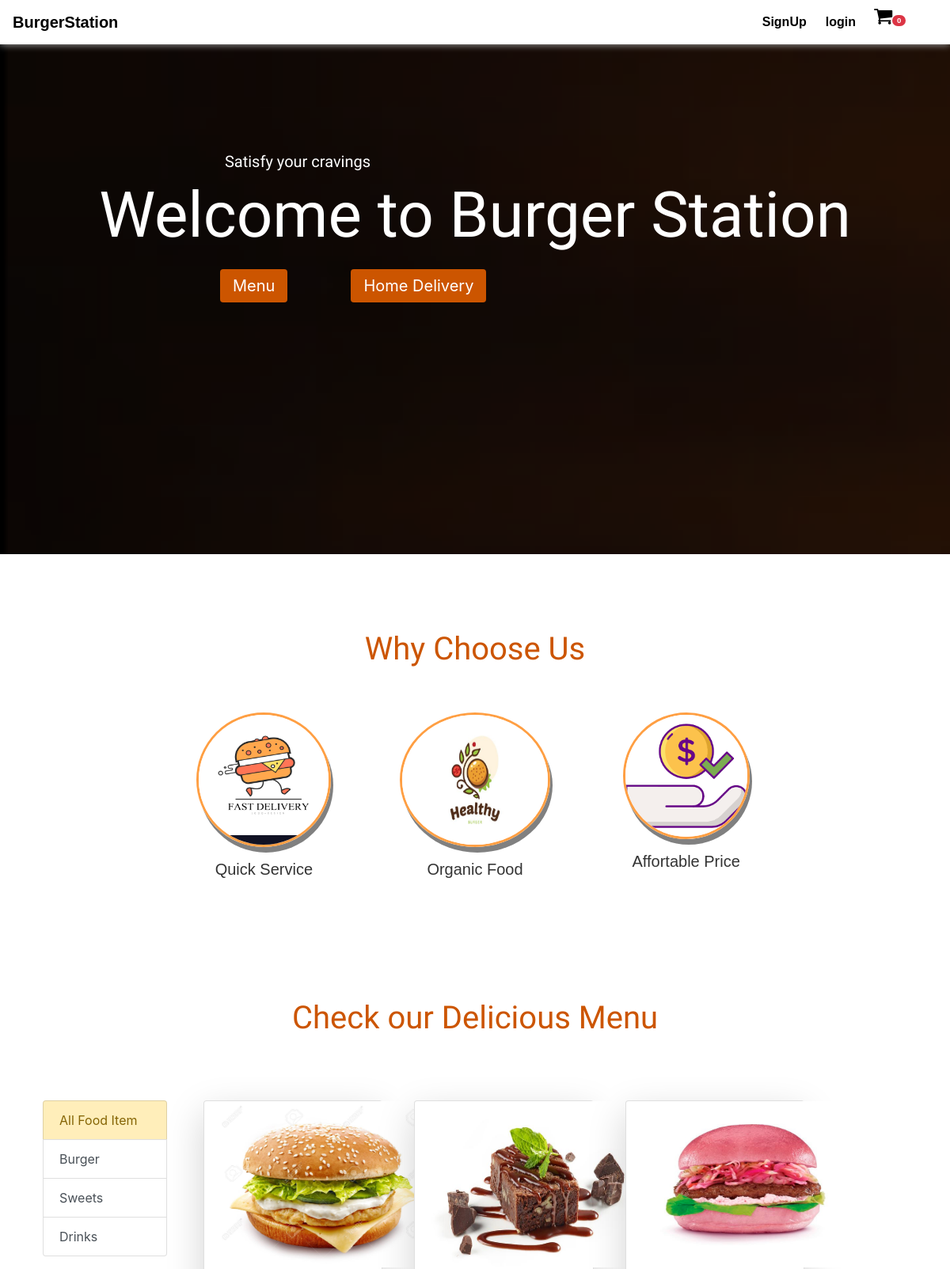
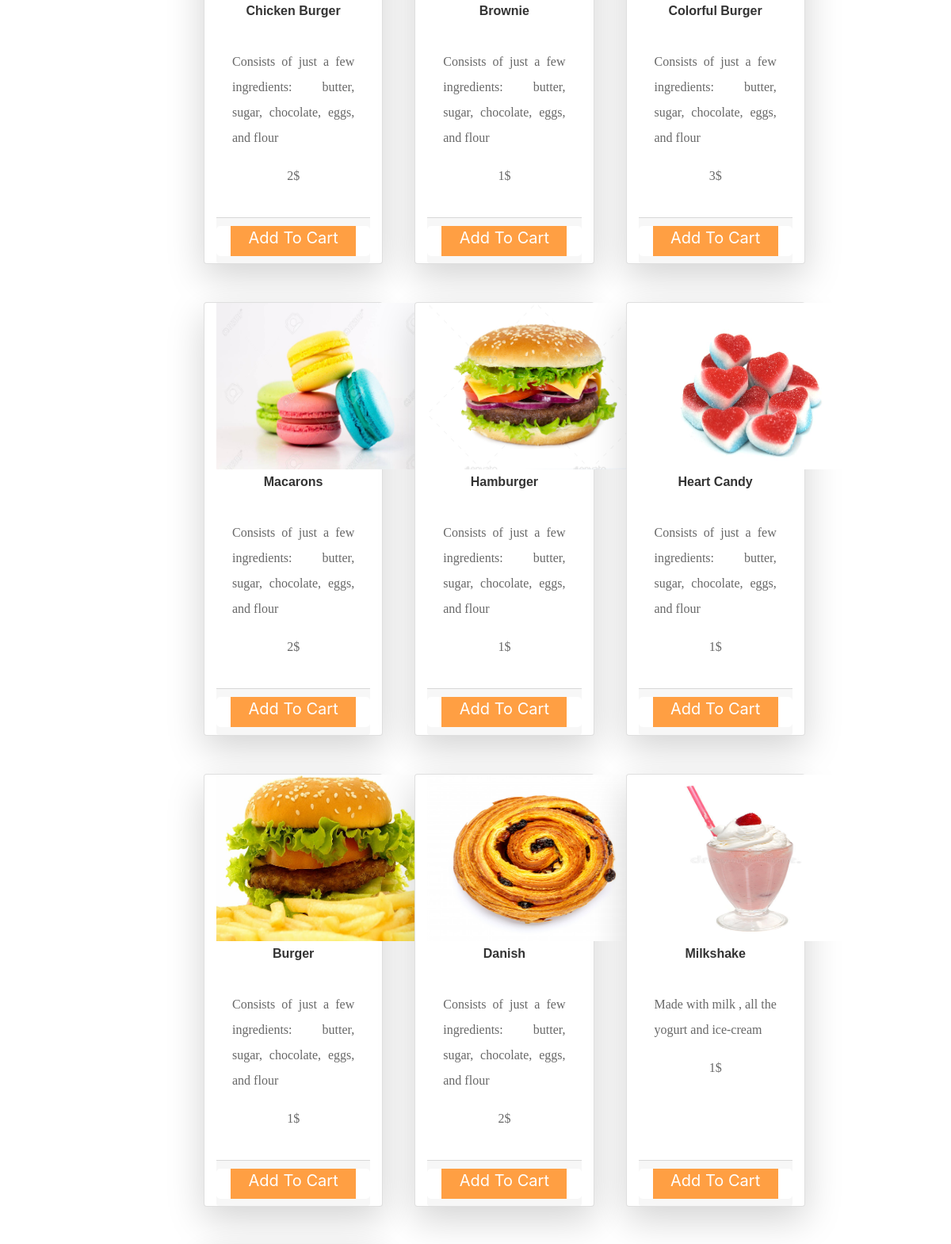
The page / (upper part) on the database its author committed (2 pictures, top to bottom).
### api/models.py (models this page shows, shortened)
class Category(models.Model):
    name=models.CharField(max_length=100,db_index=True)
    @staticmethod
    def get_all_categories():
        return Category.objects.all()

class Food(models.Model):
    category=models.ForeignKey(Category,related_name='food',on_delete=models.CASCADE,default=1)
    img=models.ImageField(upload_to="img")
    name=models.CharField( max_length=100)
    desc=models.TextField()
    price=models.PositiveIntegerField(default=0)
    available=models.DateTimeField(auto_now_add=True)
    @staticmethod
    def get_all_food():
        return Food.objects.all()

### api/views.py (the view, shortened to what this page needs)
# urls.py: path("",Index.as_view(),name='index'),
class Index(View):
    def get(self,request):
        foods=None
        categories=Category.get_all_categories()
        categoryID=request.GET.get('category')
        if categoryID:
            foods=Food.get_all_food_by_category(categoryID)
        else:
            foods=Food.get_all_food();
        data={}
        data['foods']=foods
        data['categories']=categories
        return render(request,"index.html",data)

### templates/index.html (shortened to what this page needs)
{% load static %}
{% load cart %}
<!doctype html>
<html lang="en">
 <head>
    <meta name="viewport" content="width=device-width, initial-scale=1"><link rel="stylesheet" href="https://stackpath.bootstrapcdn.com/bootstrap/4.3.1/css/bootstrap.min.css">
   <link rel="stylesheet" href="{% static "css/styless.css" %}">
   <link rel="stylesheet" href="https://cdnjs.cloudflare.com/ajax/libs/font-awesome/4.7.0/css/font-awesome.min.css">
  </head>
  <body>
    <div id="navbar">
      <nav class="navbar navbar-expand-lg sticky-top bg-white">
        <a class="navbar-brand" href="#">BurgerStation</a>
          <div class="collapse navbar-collapse" id="navbarSupportedContent">
            <ul class="navbar-nav ml-auto">
              {% if user.is_authenticated %}
                <li class="nav-item mr-2" >
                 <a class="nav-link" style=" color: black"  href="/order">Order</a>
                </li>
                <li class="nav-item">
                <a class="nav-link" href="/logout">Logout</a>
                </li>
              {% else %}
                <li class="nav-item mr-2">
                  <a class="nav-link" href="/signup">SignUp</a>
                </li>
                <li class="nav-item ">
                  <a class="nav-link" href="/login">login</a>
                </li>
              {% endif %}
                <a href="/cart">
                  <span class="fa fa-shopping-cart" style="font-size:25px;margin-left:15px"></span><small><span class="badge badge-pill badge-danger" style="margin-right:40px">{{request.session.cart.keys|length}}</small></span>
              </a>
            </ul>
         </div>
      </nav>
   </div>
    {% block body %}
      <div id="Home" style="height: 700px ">
        <br/><br/><br/><br/><br/><br/>
          <div class="container text-center ">
            <h5 style="color:white;margin-top:3rem;margin-right:28rem;font-family:Rancho">Satisfy your cravings </h5>
              <h1 class="text-center" style='font-size:80px;font-family:Rancho'>Welcome to Burger Station</h1>
               <div class="row  " style="">
                  <a class="btn btn-primary  pl-3 pr-3" href="#menu" role="button" style="margin-left:15.5rem;font-size:20px">Menu</a>
                  <a class="btn btn-primary  pl-3 pr-3" href="#contact" role="button"  style="margin-left:5rem;font-size:20px">Home Delivery</a>
               </div>
           </div>
      </div>
      <div id="whyus" class="container col-lg-8 col-8    mt-4 ">
        <br> <br> <br>
        <h1 class="text-center" style='color:#cc5500;font-family:Rancho;' >Why Choose Us</h1>
        <br>
        <div class="row mt-4" >
          <div class="col-lg-4 images" >
            <img src= "{% static 'image/fast.jpg' %}" class="rounded-circle mx-auto d-block text-center " alt="Quick Service" width="170px"height="170px" style='border:3px solid #FF9F43;box-shadow: 3px 7px grey;'></img>
              <p class="text-center" >Quick Service</p>
          </div>
          <div class="col-lg-4 images">
            <img src= "{% static 'image/healthy.jpg' %}" class="rounded-circle mx-auto d-block" alt="Healthy food" width="190px"height="170px" style='border:3px solid #FF9F43;box-shadow: 3px 7px grey;'>
              <p class="text-center">Organic Food</p>
          </div>
          <div class="col-lg-4 images">
            <img src= "{% static 'image/affort.png' %}" class="rounded-circle mx-auto d-block" alt="Affortable prize" width="160px"height="160px" style='border:3px solid #FF9F43; box-shadow: 3px 7px grey;'>
              <p class="text-center">Affortable Price</p>
          </div>
        </div><br> <br> <br> <br> <br> <br>
     </div>
     <div id="menu"  >
      <h1 class="text-center"style='color:#cc5500;font-family:Rancho'>Check our Delicious Menu</h1>
        <br> <br> <br>
          <div class="container-fluid">
	          <div class="row ml-4 mr-4">
              <br> <br>
                <div class="col-lg-2 mb-5 ">
                  <div class="list-group">
                    <a href="/#menu" class="list-group-item list-group-item-warning" >All Food Item</a>
                      {% for category in categories %}
                        <a href="/?category={{category.id}}#menu"class="list-group-item list-group-item-action">{{category.name}}</a>
                      {% endfor %}
                  </div>
                </div>
                <div id='foods' class="col-lg-10 ">
	                <div class="row mx-auto ">
                    {% for food in foods %}
                      <div class="card shadow-lg col-md-3 ml-3 mr-4 mb-5"  id={{food.id}} ">
                        <img src="{{food.img.url}}" class="d-block " height='210px' width='270px'>
                          <p class="card-title text-center"><strong>{{food.name}}</strong></p>
                            <div class="card-body">
                              <div class="text-center">
                                <p class="card-text">{{food.desc}}</p>
                                <p class="card-text text-center mb-3 mt-3">{{food.price}}$</p>
                             </div>
                            </div>
                            <div class="card-footer p-0 no-gutters ">
                              {% if food|is_in_cart:request.session.cart %}
                                <div class="row no-gutters">
                                  <form action="/#{{food.id}}" method="post" class="col-2">
                                    {% csrf_token %}
                                    <input hidden  type="text" name="food" value='{{food.id}}'>
                                    <input hidden  type="text" name="remove" value='True'>
                                    <input type="submit" value=" - " class=" btn buttons pb-2  ">
                                  </form>
                                  <div class="text-center col mt-3 "><strong>{{food|card_quantity:request.session.cart}}</strong></div>
                                    <form action="/#{{food.id}}" method="post" class="col-2 ">
                                      {% csrf_token %}
                                      <input hidden  type="text" name="food"  value='{{food.id}}'>
                                      <input type="submit" value=" + " class=" btn  buttons pb-2 ">
                                    </form>
                                  </div>
                              {% else %}
                                <div class="text-center">
                                  <form action="/#{{food.id}}" method='POST'>
                                    <input type='submit' class="buttons pb-2" value="    Add To Cart    ">
                                  </form>
                                </div>
                              {% endif %}
                            </div>
                      </div>
                    {% endfor %}
                  </div>
               </div>
            </div>
         </div>
      </div>
  {% endblock body %}
</html>

### static/css/styless.css (style rules this page uses)
* { margin: 0; padding: 0; }
#navbar { background-color: white; border-radius: 2px; box-shadow: 0px 1px 10px #999; position: fixed; width: 100%; transition: top 0.3s; position: fixed; z-index: 1; }
#navbar a { color: black; font-family: sans-serif; font-weight: bold; text-decoration: none; }
#Home { background: url("/static/image/b.png"); background-repeat: no-repeat; background-size: cover; background-attachment: fixed; }
#Home h1 { color: white; margin-bottom: 20px; font-size: 45px; font-family: sans-serif; }
#Home .btn { color: white; background-color: #cc5500; border: none; cursor: pointer; }
#whyus p { font-size: 20px; font-family: sans-serif; font-weight: semi-bold; padding-top: 8px; }
.buttons { color: white; background-color: #ff9f43; cursor: pointer; font-size: 20px; border: none; }
.card-text { font-family: Roboto Slab; opacity: 74%; text-align: justify; }
.card-title { font-family: sans-serif; }

### templates/index.html (style rules this page uses)
html { scroll-behavior: smooth; }
form { border-radius:5px; max-width:900px; width:100%; margin: 5% auto; background-color:white; overflow: hidden; }
p { margin: 0px; font-weight: 500; line-height: 2; color:#333; }
a { text-decoration:inherit }

### rows shown on the page
Category: name "Burger"
Category: name "Sweets"
Category: name "Drinks"
Food: img (picture), name "Chicken Burger", desc "Consists of just a few ingredients: butter, sugar, chocolate, eggs, and flour", price "2"
Food: img (picture), name "Brownie", desc "Consists of just a few ingredients: butter, sugar, chocolate, eggs, and flour", price "1"
Food: img (picture), name "Colorful Burger", desc "Consists of just a few ingredients: butter, sugar, chocolate, eggs, and flour", price "3"
Food: img (picture), name "Macarons", desc "Consists of just a few ingredients: butter, sugar, chocolate, eggs, and flour", price "2"
Food: img (picture), name "Hamburger", desc "Consists of just a few ingredients: butter, sugar, chocolate, eggs, and flour", price "1"
Food: img (picture), name "Heart Candy", desc "Consists of just a few ingredients: butter, sugar, chocolate, eggs, and flour", price "1"
Food: img (picture), name "Burger", desc "Consists of just a few ingredients: butter, sugar, chocolate, eggs, and flour", price "1"
Food: img (picture), name "Danish", desc "Consists of just a few ingredients: butter, sugar, chocolate, eggs, and flour", price "2"
Food: img (picture), name "Milkshake", desc "Made with milk , all the yogurt and ice-cream", price "1"

### other values the page prints
{{ request.session.cart.keys|length }} "0"
